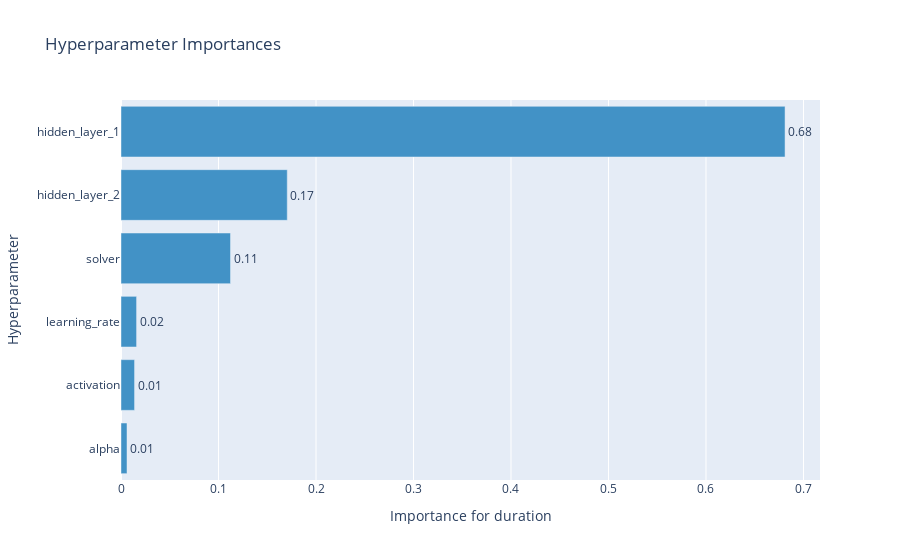

Source (notebook cell):
### Code cell
optuna.visualization.plot_param_importances(
    study, target=lambda t: t.duration.total_seconds(), target_name="duration"
)

### Figure 1 — Plotly figure (JSON) as saved in the notebook; plotly's stock layout.template omitted (floating-point values rounded to 4 significant figures)
{"data": [{"cliponaxis": false, "hovertemplate": ["alpha (LogUniformDistribution): 0.006183149837464136<extra></extra>", "activation (CategoricalDistribution): 0.013903493794070593<extra></extra>", "learning_rate (CategoricalDistribution): 0.015978134031568423<extra></extra>", "solver (CategoricalDistribution): 0.11231973776208122<extra></extra>", "hidden_layer_2 (IntUniformDistribution): 0.1705244126614144<extra></extra>", "hidden_layer_1 (IntUniformDistribution): 0.6810910719134012<extra></extra>"], "marker": {"color": "rgb(66,146,198)"}, "orientation": "h", "text": ["0.006183149837464136", "0.013903493794070593", "0.015978134031568423", "0.11231973776208122", "0.1705244126614144", "0.6810910719134012"], "textposition": "outside", "texttemplate": "%{text:.2f}", "type": "bar", "x": [0.006183, 0.0139, 0.01598, 0.1123, 0.1705, 0.6811], "y": ["alpha", "activation", "learning_rate", "solver", "hidden_layer_2", "hidden_layer_1"]}], "layout": {"showlegend": false, "title": {"text": "Hyperparameter Importances"}, "xaxis": {"title": {"text": "Importance for duration"}}, "yaxis": {"title": {"text": "Hyperparameter"}}}}
